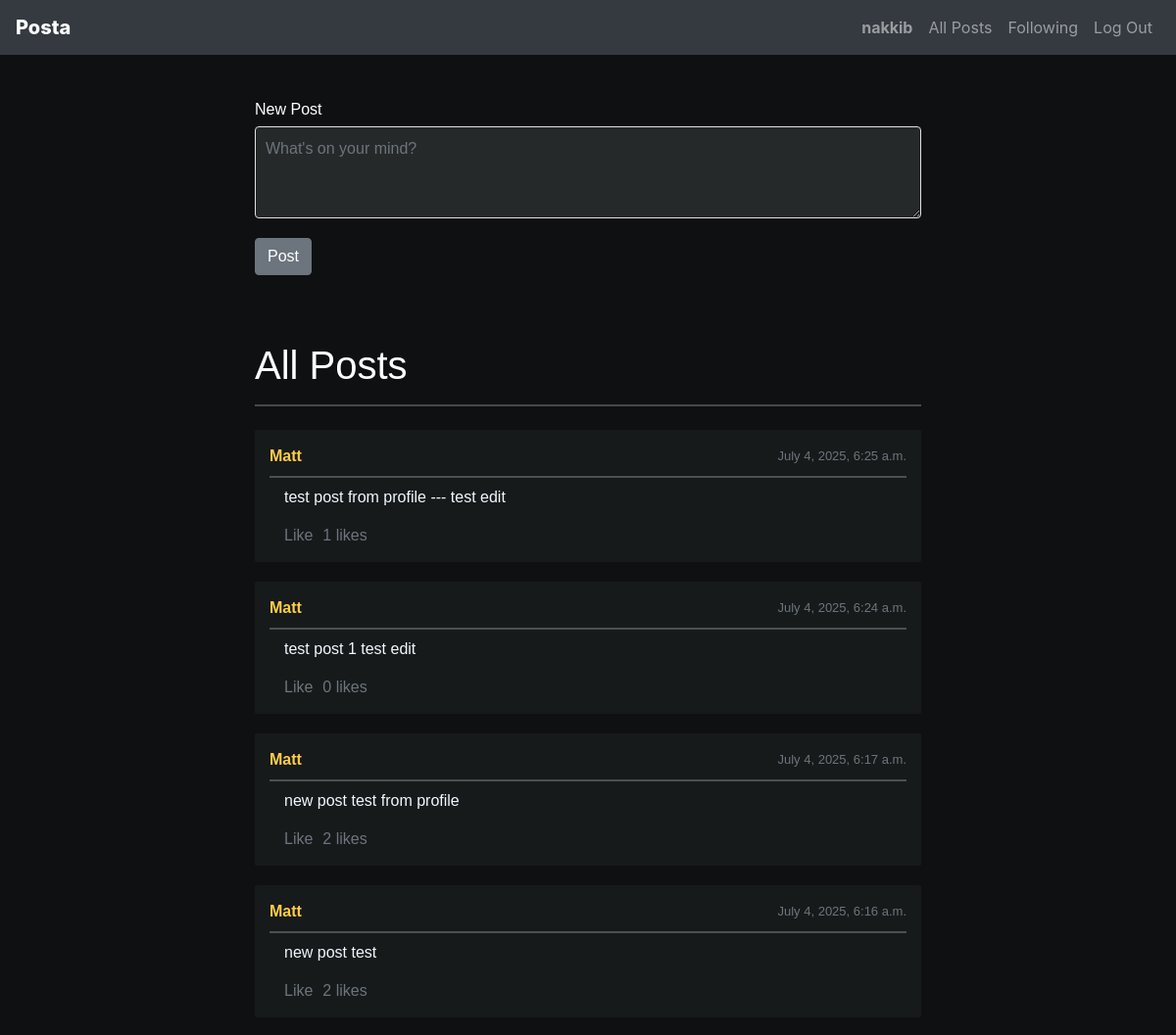
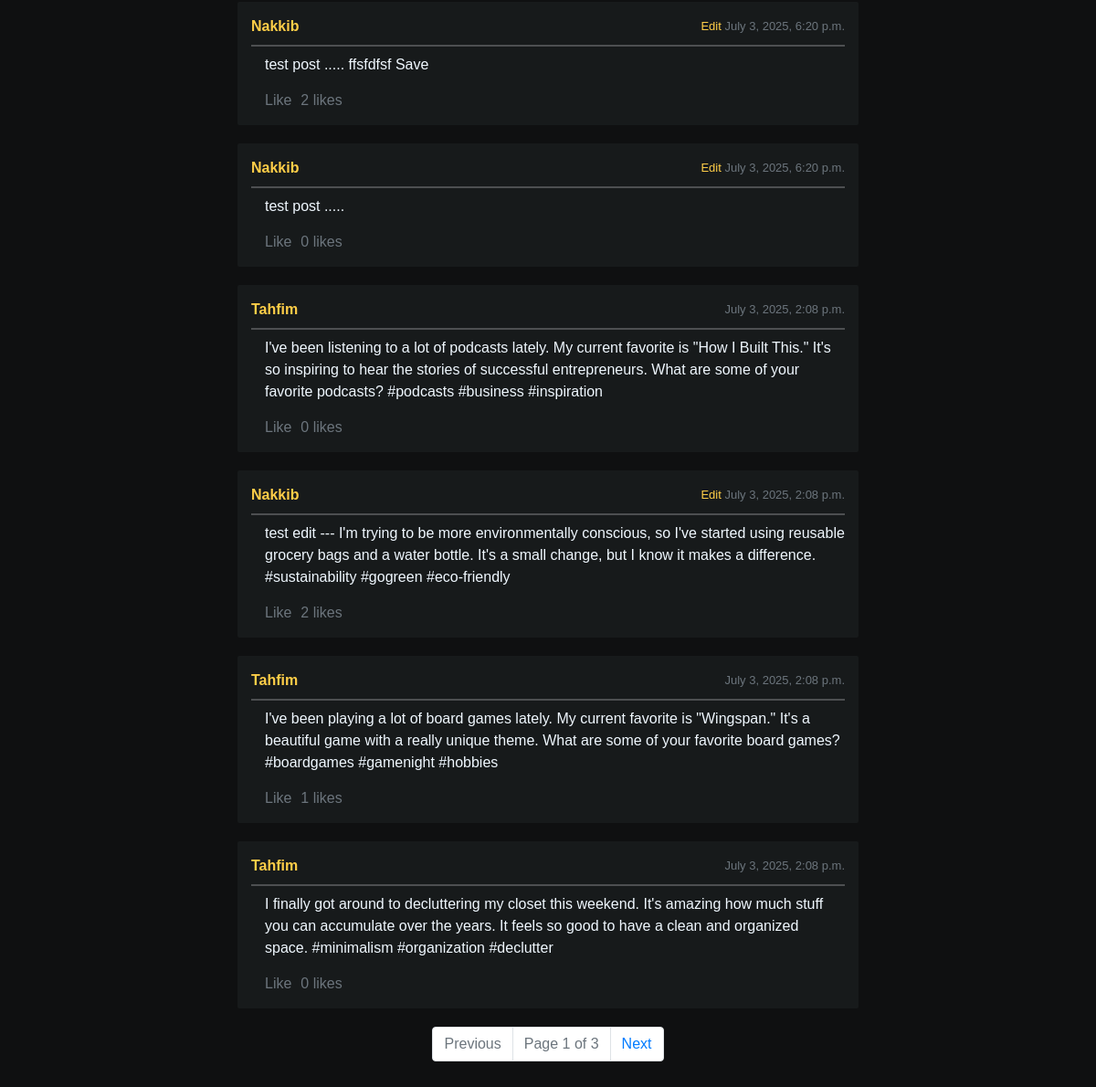
Screenshot of / (signed in) with the database file from the repository (2 pictures, top to bottom).
### network/models.py (models this page shows, shortened)
class User(AbstractUser):
    followers = models.ManyToManyField(
        "self",
        related_name="following",
        symmetrical=False,
        blank=True,
    )

class Post(models.Model):
    user = models.ForeignKey(User, on_delete=models.CASCADE, related_name="posts")
    content = models.TextField()
    timestamp = models.DateTimeField(auto_now_add=True)
    like_count = models.PositiveIntegerField(default=0)
    liked_by = models.ManyToManyField(
        User,
        related_name="liked_posts",
        blank=True,
    )

### network/views.py (the view)
# urls.py: path("", views.index, name="index"),
def index(request):
    all_posts = Post.objects.all().order_by("-timestamp")
    paginator = Paginator(all_posts, 10)  #10 post per page
    page_number = request.GET.get('page', 1)
    page_obj = paginator.get_page(page_number)
    return render(request, "network/index.html", {
        "index_title" : "All Posts",
        "posts": page_obj,
    })

### network/templates/network/index.html
{% extends "network/layout.html" %}
{% load static %}
{% block body %}
     {% if index_title == "All Posts" and request.user.is_authenticated %}
     <form id="new_post_form">
        <div class="form-group">
            <label for="post-content">New Post</label>
            <textarea class="form-control" id="post-content" rows="3" placeholder="What's on your mind?"></textarea>
        </div>
        <button type="submit" class="btn btn-secondary">Post</button>
     </form>
     <br><br>
     {% endif %}
    <h1 id="index_title"> {{ index_title }} </h1> <hr>
    <div id="posts-container" class="mt-4">
        {% for post in posts %}
        <div class="post">
            <div class="post-header">
                        <a href="{% url 'profile' post.user.username %}"> <strong>{{ post.user.username|title }}</strong> </a>
                        <span class="text-muted float-end" style="font-size: small;">
                            {% if request.user == post.user %}
                            <a class="post_edit_button" href="#" data-postid="{{ post.id }}">Edit</a>
                            {% endif %}
                            {{ post.timestamp }}</span>
                    </div>
                    <hr class="my-2 hr">
                    <div class="post-content">
                        {{ post.content }}
                    </div>
                    <div class="post-actions">
                        {% if request.user.is_authenticated %}
                        <a class="like_button text-muted " data-postid="{{ post.id }}">Like</a>
                        {% endif %}
                        <span class="text-muted " id="like_count_{{ post.id }}"> {{ post.like_count }} likes</span>
                    </div>
            </div>
        {% empty %}
            <p>No posts available.</p>
        {% endfor %}
    </div>
<nav aria-label="Page navigation">
    <ul class="pagination justify-content-center">
        {% if posts.has_previous %}
            <li class="page-item">
                <a class="page-link" href="?page={{ posts.previous_page_number }}">Previous</a>
            </li>
        {% else %}
            <li class="page-item disabled">
                <a class="page-link" href="#" tabindex="-1" aria-disabled="true">Previous</a>
            </li>
        {% endif %}
        <li class="page-item disabled">
            <a class="page-link" href="#">Page {{ posts.number }} of {{ posts.paginator.num_pages }}</a>
        </li>
        {% if posts.has_next %}
            <li class="page-item">
                <a class="page-link" href="?page={{ posts.next_page_number }}">Next</a>
            </li>
        {% else %}
            <li class="page-item disabled">
                <a class="page-link" href="#" tabindex="-1" aria-disabled="true">Next</a>
            </li>
        {% endif %}
    </ul>
</nav>
{% endblock %}

### network/templates/network/layout.html (shortened to what this page needs)
{% load static %}
<!DOCTYPE html>
<html lang="en">
    <head>
        <link rel="stylesheet" href="https://stackpath.bootstrapcdn.com/bootstrap/4.4.1/css/bootstrap.min.css">
        <link href="{% static 'network/styles.css' %}" rel="stylesheet">
    </head>
    <body>
        <nav id="menu-bar" class="navbar navbar-expand-lg navbar-dark bg-dark fixed-top">
            <a class="navbar-brand" href="/" style="font-weight: 800;">Posta</a>
            <div class="collapse navbar-collapse" id="navbarNavDropdown">
                <ul class="navbar-nav ml-auto">
                    {% if request.user.is_authenticated %}
                        <li class="nav-item">
                            <a class="nav-link" href="{% url 'profile' request.user.username %}"><strong>{{ request.user.username }}</strong></a>
                        </li>
                    {% endif %}
                    <li class="nav-item">
                        <a id="all-posts" class="nav-link" href="{% url 'index' %}">All Posts</a>
                    </li>
                    {% if request.user.is_authenticated %}
                        <li class="nav-item">
                            <a class="nav-link" id="following-posts" href="{% url 'following_posts' %}">Following</a>
                        </li>
                        <li class="nav-item">
                            <a class="nav-link" href="{% url 'logout' %}">Log Out</a>
                        </li>
                    {% endif %}
                </ul>
            </div>
        </nav>
        <div class="body">
            {% block body %}
            {% endblock %}
        </div>
    </body>
</html>

### network/static/network/styles.css (style rules this page uses)
body, html { background-color: #0f1011; color: #ffffff; }
.body { padding: 20px; font-family: Verdana, Geneva, Tahoma, sans-serif; font-weight: 500; background-color: #0f1011; padding-top: 80px }
@media screen and (min-width: 1000px) { .body { width: 60%; margin: 0 auto; } }
.form-group { margin-top: 20px; margin-bottom: 20px; }
.form-group textarea { width: 100%; padding: 10px; margin-top: 5px; border: 1px solid #dfe1e5; border-radius: 4px; }
.form-group label { margin-bottom: 5px; display: block; }
.post { background-color: #171a1b; border-radius: 2px; padding: 15px; margin-bottom: 20px; }
.post-content { font-size: 16px; line-height: 1.5; margin-left: 15px; color: aliceblue; }
.post-header { display: flex; justify-content: space-between; align-items: center; }
hr { border: none; border-top: 2px solid #dfe1e544; }
#following-posts { cursor: pointer; }
#new_post_form { margin-bottom: 20px; }
textarea { margin-right: 20px; width: 80%; border: none; background-color: #262929 !important; color: #ffffff; }
textarea::placeholder { color: #ffffff; opacity: 1; }
.post-header a { text-decoration: none; color: #ffce48; }
.post-actions { display: flex; margin-left: 15px; margin-top: 15px; }
.like_button { color: #80acf1; cursor: pointer; margin-right: 10px; text-decoration: underline; }
body { color: #ffffff; }

### rows the page displays
User: user.username "nakkib"
Post: user.username "Matt", timestamp "July 4, 2025, 6:25 a.m.", content "test post from profile --- test edit", like_count "1"
Post: user.username "Matt", timestamp "July 4, 2025, 6:24 a.m.", content "test post 1 test edit", like_count "0"
Post: user.username "Matt", timestamp "July 4, 2025, 6:17 a.m.", content "new post test from profile", like_count "2"
Post: user.username "Matt", timestamp "July 4, 2025, 6:16 a.m.", content "new post test", like_count "2"
Post: user.username "Nakkib", timestamp "July 3, 2025, 6:20 p.m.", content "test post ..... ffsfdfsf Save", like_count "2"
Post: user.username "Nakkib", timestamp "July 3, 2025, 6:20 p.m.", content "test post .....", like_count "0"
Post: user.username "Tahfim", timestamp "July 3, 2025, 2:08 p.m.", content "I've been listening to a lot of podcasts lately. My current favorite is \"How I Built This.\" It's so inspiring to hear the stories of successful entrepreneurs. What are some of your favorite podcasts? #podcasts #business #inspiration", like_count "0"
Post: user.username "Nakkib", timestamp "July 3, 2025, 2:08 p.m.", content "test edit --- I'm trying to be more environmentally conscious, so I've started using reusable grocery bags and a water bottle. It's a small change, but I know it makes a difference. #sustainability #gogreen #eco-friendly", like_count "2"
Post: user.username "Tahfim", timestamp "July 3, 2025, 2:08 p.m.", content "I've been playing a lot of board games lately. My current favorite is \"Wingspan.\" It's a beautiful game with a really unique theme. What are some of your favorite board games? #boardgames #gamenight #hobbies", like_count "1"
Post: user.username "Tahfim", timestamp "July 3, 2025, 2:08 p.m.", content "I finally got around to decluttering my closet this weekend. It's amazing how much stuff you can accumulate over the years. It feels so good to have a clean and organized space. #minimalism #organization #declutter", like_count "0"

### other values shown
{{ index_title }} "All Posts"
{{ posts.number }} "1"
{{ posts.paginator.num_pages }} "3"
